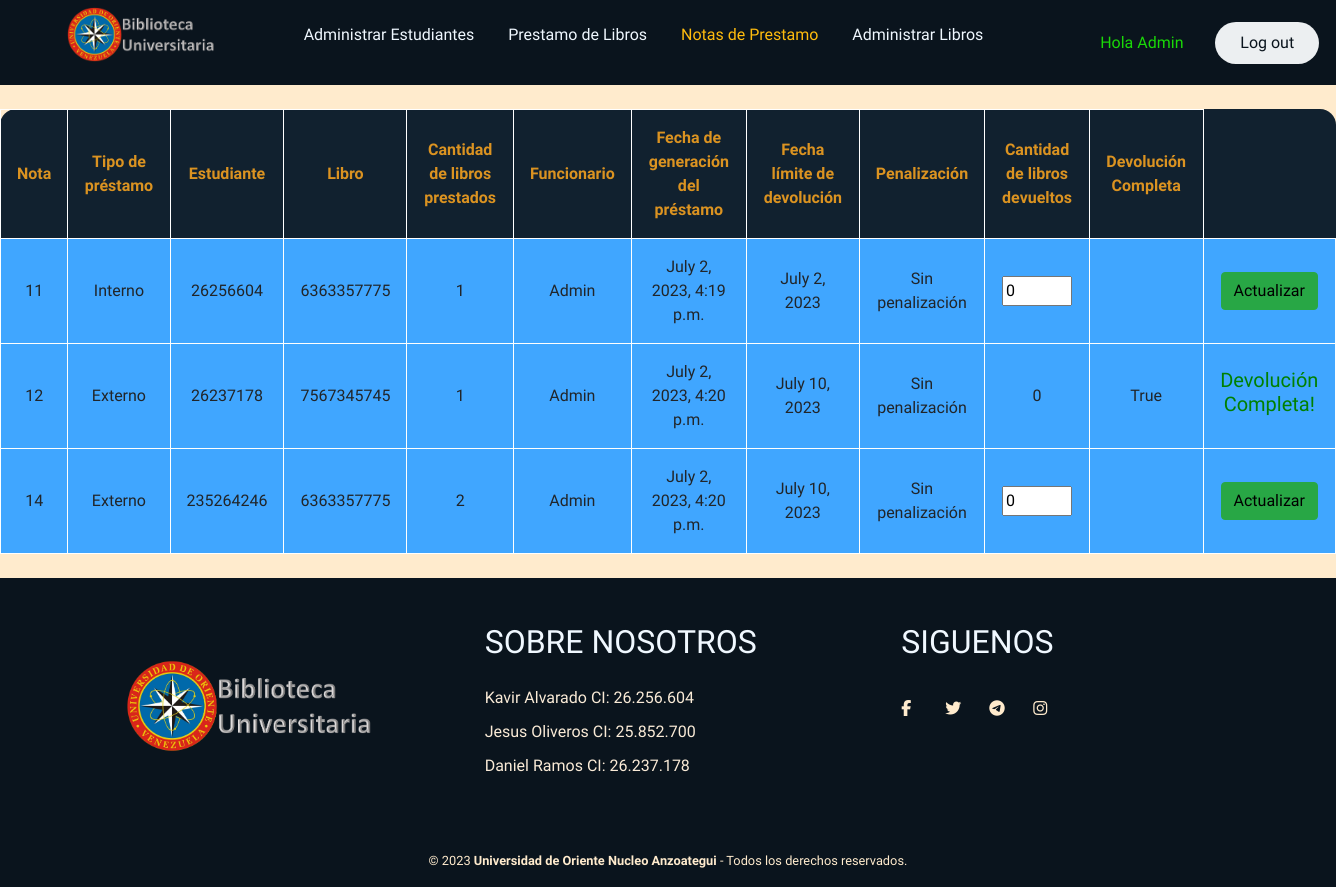
The app's page /notasprestamo/ (signed in) with its own data.
### GenerarPrestamo/models.py (models this page shows, shortened)
class Prestamo(models.Model):
    id = models.AutoField(primary_key=True, verbose_name="Nota de Prestamo")
    estudiante=models.ForeignKey(Estudiante, on_delete=models.CASCADE, verbose_name="Estudiante")
    libro=models.ForeignKey(Libro, on_delete=models.CASCADE, verbose_name="Libro")
    tipo = models.CharField(max_length=7, choices=TIPO_CHOICES, verbose_name="Tipo de Prestamo")
    cantidad = models.PositiveIntegerField(validators=[MinValueValidator(1)],verbose_name="Cantidad del libro")
    limite=models.DateField(editable=False, verbose_name="Fecha límite de Devolución")
    fecha=models.DateTimeField(auto_now_add=True)
    funcionario = models.ForeignKey(User, on_delete=models.SET_NULL, null=True, editable=False)
    penalizacion = models.CharField(max_length=50, default='Sin penalización')
    cantidad_devuelta = models.PositiveIntegerField(default=0,verbose_name="Cantidad Devuelta")
    devuelto = models.BooleanField(default=False, editable=False, verbose_name="Devuetlo")
    class Meta:
        verbose_name='prestamo'
        verbose_name_plural='prestamos'

### AdministrarEstudiantes/models.py (models this page shows)
class Estudiante(models.Model):# Creación de la tabla con el nombre Estudiante
    id = models.CharField(primary_key=True, max_length=20, verbose_name="CI del Estudiante")
    nombre=models.CharField(max_length=20, verbose_name="Nombre del Estudiante")
    email=models.EmailField(max_length=50, verbose_name="Correo Electrónico")
    direccion=models.CharField(max_length=50, verbose_name="Dirección del Estudiante")
    tfno=models.CharField(max_length=20, verbose_name="Número Telefónico")
    fecha=models.DateTimeField(auto_now_add=True, verbose_name="Fecha del Registro")
    devoluciones=models.IntegerField(default=0, verbose_name="Devoluciones")
    estatus = models.CharField(max_length=30, default='Habilitado')
    def __str__(self):
        return self.id
    class Meta:
        verbose_name='estudiante'
        verbose_name_plural='estudiantes'

### AdministrarLibros/models.py (models this page shows)
class Libro(models.Model):# Tabla con el nombre Libro
    nombre=models.CharField(max_length=50, verbose_name="Nombre del Libro")
    id=models.CharField(max_length=30, verbose_name="Cota del Libro", primary_key=True)
    autor=models.CharField(max_length=50, verbose_name="Autor del libro")
    tipo=models.CharField(max_length=8, choices=Choice_Libro ,verbose_name="Tipo del libro")
    cantidadint=models.PositiveIntegerField(validators=[MinValueValidator(1)], verbose_name="Copias Internas")
    cantidadext=models.PositiveIntegerField(validators=[MinValueValidator(0)], verbose_name="Copias Externas")
    categoria=models.CharField(max_length=20, verbose_name="Categoria del Libro")
    descripcion = models.CharField(max_length=50, verbose_name="Descripcion del Libro")
    fecha=models.DateTimeField(auto_now_add=True, verbose_name="Fecha del Ingreso")
    def __str__(self):
        return self.id
    class Meta:
        verbose_name='libro'
        verbose_name_plural='libros'

### NotasPrestamo/views.py (the view, shortened to what this page needs)
# urls.py: path('',views.notas_prestamo, name="NotasPrestamo"),
def notas_prestamo(request):
    notas=Prestamo.objects.all()
    return render(request, "notasprestamo/notasprestamo.html", {'notas':notas})

### NotasPrestamo/templates/notasprestamo/notasprestamo.html (shortened to what this page needs)
{% extends "base/base.html" %}
{% load static %}
{% block content %}
    <link href="{% static 'Biblioteca/bootstrap.min.css' %}" rel="stylesheet">
    <link rel="stylesheet" href="{% static 'Biblioteca/css/StylesBase.css' %}">
    <link rel="stylesheet" href="{% static 'Biblioteca\css\StylesLibros.css' %}">
    <link rel="stylesheet" href="{% static 'Biblioteca\css\StylesTablas.css' %}">
    {% if user.is_authenticated %}
        <div class="visualizar">
            <table style="margin: auto;">
                <thead>
                    <tr>
                        <th>Nota</th>
                        <th>Tipo de préstamo</th>
                        <th>Estudiante</th>
                        <th>Libro</th>
                        <th>Cantidad de libros prestados</th>
                        <th>Funcionario</th>
                        <th>Fecha de generación del préstamo</th>
                        <th>Fecha límite de devolución</th>
                        <th>Penalización</th>
                        <th>Cantidad de libros devueltos</th>
                        <th>Devolución Completa</th>
                    </tr>
                </thead>
                <tbody>
                    {% for nota in notas %}
                        <tr>
                            <td>{{nota.id}}</td>
                            <td>{{nota.tipo}}</td>
                            <td>{{nota.estudiante}}</td>
                            <td>{{nota.libro}}</td>
                            <td>{{nota.cantidad}}</td>
                            <td>{{nota.funcionario}}</td>
                            <td>{{nota.fecha}}</td>
                            <td>{{nota.limite}}</td>
                            <td>{{nota.penalizacion}}</td>
                            {% if not nota.devuelto and nota.penalizacion == 'Sin penalización' %}
                                <form method="POST">
                                    <td><input type="number" name="cantidad_devuelta" value="{{ nota.cantidad_devuelta }}"min="0" max="{{ nota.cantidad }}" required></td>
                                    <td></td>
                                    <td>
                                        <button type="submit" class="btn btn-success">Actualizar</button>
                                    </td>
                                </form>
                            {% elif not nota.devuelto and  nota.penalizacion == 'Penalización semanal'%}
                                <td>{{ nota.cantidad_devuelta }}</td>
                                <td>{{nota.devuelto}}</td>
                                <td><h5 style="color: red;">Devolución Incompleta!</h5></td>
                            {% else %}
                                <td>{{ nota.cantidad_devuelta }}</td>
                                <td>{{nota.devuelto}}</td>
                                <td><h5 style="color: green;">Devolución Completa!</h5></td>
                            {% endif %}
                        </tr>
                    {% endfor %}
                </tbody>
            </table>
        </div>
    {% else %}
        <h3 style="text-align: center">Perdone pero debe logearse</h3>
    {% endif %}
{% endblock %}

### Home/templates/base/base.html (shortened to what this page needs)
<!DOCTYPE html>
<html>
    <head>
        {% load static %}
        <link rel="stylesheet" href="{% static 'Biblioteca/css/StylesBase.css' %}">
    </head>
    <body>
        <header>
            <div class="h-de-pagina">
                <div style="text-align: left; margin-right: -50px;" class="logo">
                    <figure>
                        <a href="{% url 'Home' %}">
                            <img src="{% static 'Biblioteca/imgprojts/Logo.png' %}" alt="Logo UDO">
                        </a>
                    </figure>
                </div>
                <nav  style="text-align: center; margin-right: 20px;">
                    <ul class="nav-links">
                        <li><a class="{% if request.path == '/administrarestudiantes/' %}active{% endif %}" href="{% url 'AdministrarEstudiantes' %}">Administrar Estudiantes</a></li>
                        <li><a class="{% if request.path == '/generarprestamo/' %}active{% endif %}" href="{% url 'GenerarPrestamo' %}">Prestamo de Libros</a></li>
                        <li><a class="{% if request.path == '/notasprestamo/' %}active{% endif %}" href="{% url 'NotasPrestamo' %}">Notas de Prestamo</a></li>
                        <li><a class="{% if request.path == '/administrarlibros/' %}active{% endif %}" href="{% url 'AdministrarLibros' %}">Administrar Libros</a></li>
                    </ul>
                </nav>
                {% if user.is_authenticated %}
                    <div style="text-align: right; margin-right: -50px;"><a style="color: rgb(26, 216, 8);">Hola {{user.username}}</a></div>
                    <div style="text-align: right; margin-right: -50px;"><a href="{% url 'Logout' %}" class="sesion"><button>Log out</button></a></div>
                {% else %}
                    <div style="text-align: right; margin-right: -70px;"><a href="{% url 'Login' %}" class="sesion"><button>Login</button></a></div>
                    <div style="text-align: right; margin-right: -20px;"><a href="{% url 'SignUp' %}" class="sesion"><button>Sign Up</button></a></div>
                {% endif %}
        </header>
        <div>
            {% block content %}
            {% endblock %}
        </div>
        <footer class="pie-de-pagina">
            <div class="case-one">
                <div class="box">
                    <figure>
                        <a href="#">
                            <img src="{% static 'Biblioteca/imgprojts/Logo.png' %}" alt="Logo UDO">
                        </a>
                    </figure>
                </div>
                <div class="box">
                    <h2>SOBRE NOSOTROS</h2>
                    <p>Kavir Alvarado CI: 26.256.604</p>
                    <p>Jesus Oliveros CI: 25.852.700</p>
                    <p>Daniel Ramos CI: 26.237.178</p>
                </div>
                <div class="box">
                    <h2>SIGUENOS</h2>
                    <div class="redes">
                        <a href="#" class="fa fa-facebook"></a>
                        <a href="#" class="fa fa-twitter"></a>
                        <a href="#" class="fa fa-telegram"></a>
                        <a href="#" class="fa fa-instagram"></a>
                    </div>
                </div>
            </div>
            <div class="case-two">
                <small>&copy; 2023 <b>Universidad de Oriente Nucleo Anzoategui</b> - Todos los derechos reservados.</small>
            </div>
        </footer>
    </body>
</html>

### Home/static/Biblioteca/css/StylesBase.css (style rules this page uses)
* { margin: 0; padding: 1; box-sizing: border-box; font-family: 'Fira Sans', sans-serif; }
body { background-color: blanchedalmond; }
.h-de-pagina { width: 100%; background-color: #0a141d; margin: auto; display: flex; justify-content: space-between; align-items:center; height: 85px; padding: 10px 5%; }
.h-de-pagina .logo figure { width: 100%; height: 100%; }
.h-de-pagina .logo figure img { width: 150px; transition: all 0.3s; }
.h-de-pagina .nav-links { list-style: none; }
.h-de-pagina .nav-links li { display: inline-block; padding: 0 15px; }
.h-de-pagina .nav-links li a { text-decoration: none; color: aliceblue; }
.h-de-pagina .nav-links li a.active { color: #ffbc0e; }
.h-de-pagina .sesion button { font-size: 500; color: #0a141d; padding: 9px 25px; background: #eceff1; border: none; border-radius: 40px; transition: all 0.12s ease 0s; }
.pie-de-pagina { width: 100%; background-color: #0a141d; }
.pie-de-pagina .case-one { width: 100%; max-width: 1200px; margin: auto; display: grid; grid-template-columns: repeat(3, 1fr); grid-gap: 50px; padding: 45px 0px; }
.pie-de-pagina .case-one .box figure { width: 100%; height: 100%; display: flex; justify-content: center; align-items: center; }
.pie-de-pagina .case-one .box figure img { width: 250px; }
.pie-de-pagina .case-one .box h2 { color: aliceblue; margin-bottom: 25px; }
.pie-de-pagina .case-one .box p { color: antiquewhite; margin-bottom: 10px; }
.pie-de-pagina .case-one .box .redes a { display: inline-block; text-decoration: none; width: 30px; height: 30px; line-height: 45px; color: blanchedalmond; margin-right: 10px; transition: all 300ms ease; }
.pie-de-pagina .case-two { padding: 15px 10px; text-align: center; }
.pie-de-pagina .case-two small { color: blanchedalmond; justify-content: center; }

### Home/static/Biblioteca/css/StylesTablas.css (style rules this page uses)
.visualizar table, .eliminar table, .editar table { margin: auto; font-family: 'Times New Roman', Times, serif; background-color: #11212f; text-align: center; border-radius: 1em; }
.visualizar th, .visualizar td, .eliminar th, .eliminar td, .editar th, .editar td { padding: 1em; border: solid 1px white; }
.visualizar th, .eliminar th, .editar th { color: #DB9321; }
.visualizar td, .eliminar td, .editar td { background-color: #40A6FF; }

### records on screen
Prestamo: id "11", tipo "Interno", estudiante "26256604", libro "6363357775", cantidad "1", funcionario "Admin", fecha "July 2, 2023, 4:19 p.m.", limite "July 2, 2023", penalizacion "Sin penalización", cantidad_devuelta "0"
Prestamo: id "12", tipo "Externo", estudiante "26237178", libro "7567345745", cantidad "1", funcionario "Admin", fecha "July 2, 2023, 4:20 p.m.", limite "July 10, 2023", penalizacion "Sin penalización", cantidad_devuelta "0", devuelto "True"
Prestamo: id "14", tipo "Externo", estudiante "235264246", libro "6363357775", cantidad "2", funcionario "Admin", fecha "July 2, 2023, 4:20 p.m.", limite "July 10, 2023", penalizacion "Sin penalización", cantidad_devuelta "0"

### other values on screen
{{ user.username }} "Admin"
